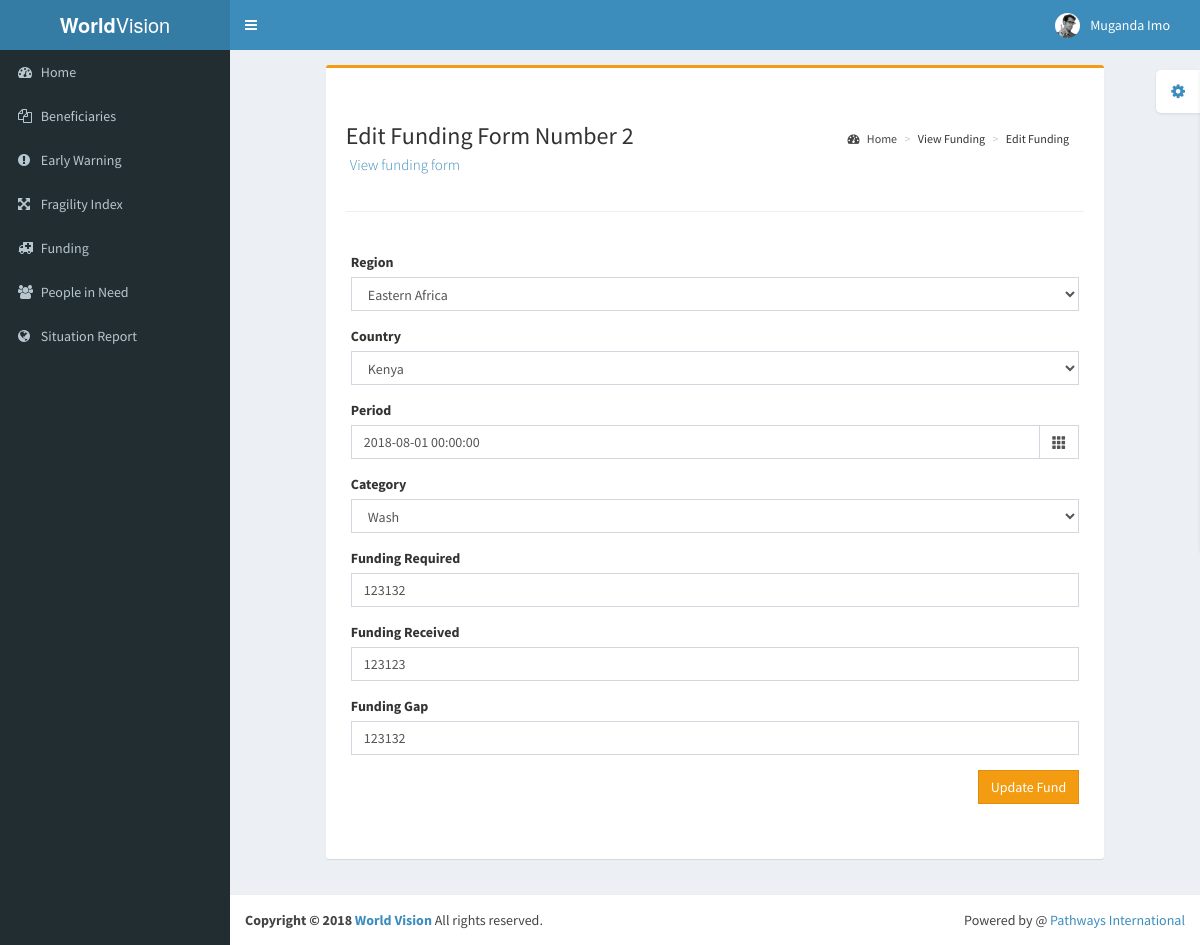
/update_funding?editfunding=2, run on the app's committed database.
### tables this page shows
CREATE TABLE `funding` (
  `funding_id` int(11) NOT NULL,
  `region` text NOT NULL,
  `country` text NOT NULL,
  `period` datetime NOT NULL,
  `category` varchar(200) NOT NULL,
  `funding_required` int(11) NOT NULL,
  `funding_received` int(11) NOT NULL,
  `funding_gap` int(11) NOT NULL,
  `funding_date` timestamp NOT NULL DEFAULT CURRENT_TIMESTAMP
);

### update_funding.php (the view, shortened to what this page needs)
<?php
include "pages/includes/header.php";
$fundid = $_GET['editfunding'];
?>
<?php
$query = "SELECT * FROM funding WHERE funding_id = $fundid";
$fundingresult = mysqli_query($connection,$query);
while ($row = mysqli_fetch_assoc($fundingresult)) {
	$funding_id=$row['funding_id'];
	$region=$row['region'];
	$country=$row['country'];
	$period=$row['period'];
	$category=$row['category'];
	$funding_required=$row['funding_required'];
	$funding_received=$row['funding_received'];
	$funding_gap=$row['funding_gap'];
}
?>
<div class="row">
        <div class="col-md-10 col-md-offset-1">
			<div class="box box-warning">
                <div class="box-header">
                </div>
                <div class="box-body">
					<section class="content-header">
				          <h1>
				            Edit Funding Form<?php echo "  Number ".$funding_id ?><br>
				            <small><a href="viewbeneficiary.php">View funding form</small>
				          </h1>
				          <ol class="breadcrumb">
				            <li><a href="index.php"><i class="fa fa-dashboard"></i> Home</a></li>
				            <li class="viewfunding.php">View Funding</li>
				            <li class="editbeneficiary.php">Edit Funding</li>
				          </ol>
			        </section>
					<hr>
					<form class="form-horizontal form" method="post" role="form">
                  		<div class="box-body">
                  							<div class="form-group">
												    <label for="Region">Region</label>
												    <select class="form-control select2 select2-hidden-accessible" name="updateregion" id="updateregion">
												    	<option selected><?php echo $region?></option>
												</select>
											</div>
											<div class="form-group">
												    <label for="Country">Country</label>
												    <select class="form-control select2 select2-hidden-accessible required" name="updatecountry" id="updatecountry">
														<option selected><?php echo $country?></option>
													</select>
											</div>
											<div class="form-group">
								                <label>Period</label>
											            <div class="input-group date">
											                <input type="text" class="form-control required" id="add-date" name="add-date"  placeholder="Enter funding period" value="<?php echo $period ?>">
											                <div class="input-group-addon">
											                    <span class="glyphicon glyphicon-th"></span>
											                </div>
											            </div>
									        </div>
											<div class="form-group">
												    <label for="Country">Category</label>
												    <select class="form-control select3 select3-hidden-accessible required" name="updatecategory" id="updatecategory">
														<option selected><?php echo $category?></option>
													</select>
											</div>
											<div class="form-group">
												    <label for="Country">Funding Required</label>
												    <input type="number" class="form-control required" id="update_funding_required" name="update_funding_required" placeholder="Funding Required" value="<?php echo $funding_required ?>">
											</div>
											<div class="form-group">
												    <label for="Country">Funding Received</label>
												    <input type="number" class="form-control required" id="update_funding_received" name="update_funding_received" placeholder="Funding Received" value="<?php echo $funding_received ?>">
											</div>
											<div class="form-group">
												    <label for="Country">Funding Gap</label>
												    <input type="number" class="form-control required" id="update_funding_gap" name="update_funding_gap" placeholder="Funding Gap" value="<?php echo $funding_gap ?>">
											</div>
											<div class="form-group">
												<div class="pull-right">
													<button type="submit" class="btn btn-warning btn-block btn-flat" name="update_fund">Update Fund</button>
												</div>
											</div>
                  		</div>
                  	</form>
				</div>
			</div>
		</div>
</div>
<?php
include "pages/includes/footer.php";
?>

### data on the page
funding: funding_id "2", updateregion "Eastern Africa", updatecountry "Kenya", add-date "2018-08-01 00:00:00", updatecategory "Wash", update_funding_required "123132", update_funding_received "123123", update_funding_gap "123132"
